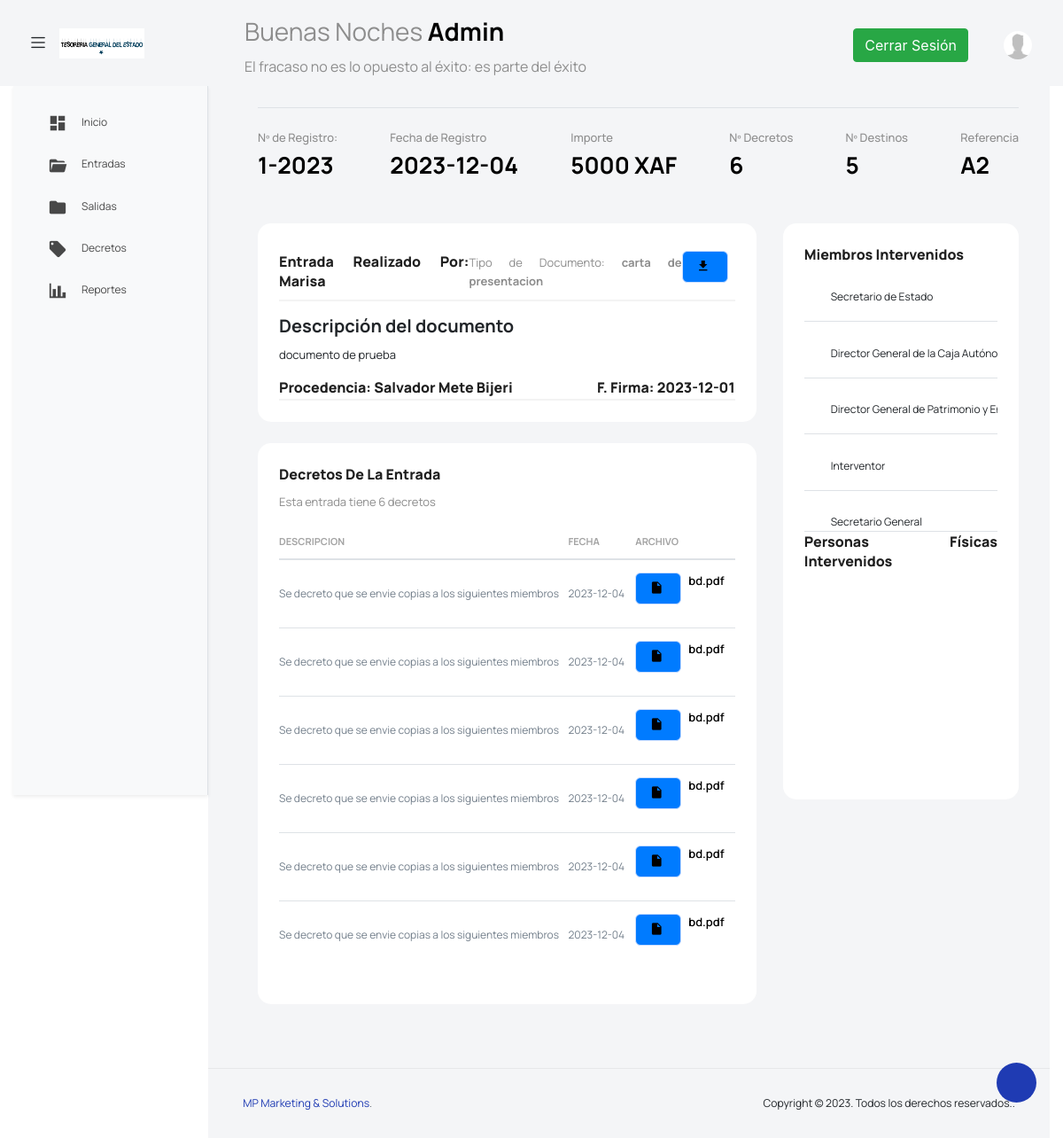
Screenshot of /users/detallesEntradas.php?id=1 (signed in) with the database file from the repository.
### tables this page shows
CREATE TABLE `entradas` (
  `Id` int(10) NOT NULL,
  `NumRegistro` varchar(8) DEFAULT NULL,
  `FechaRegistro` date DEFAULT NULL,
  `TipoDoc` varchar(50) DEFAULT NULL,
  `Archivo` varchar(15) DEFAULT NULL,
  `Descripcion` text DEFAULT NULL,
  `PalabrasClaves` text DEFAULT NULL,
  `FechaFirma` date DEFAULT NULL,
  `Importe` varchar(20) DEFAULT NULL,
  `Referencia` int(5) DEFAULT NULL,
  `Usuario` int(3) DEFAULT NULL
);

CREATE TABLE `referencias` (
  `Id` int(5) NOT NULL,
  `Nombre` varchar(100) DEFAULT NULL,
  `Codigo` varchar(10) DEFAULT NULL
);

CREATE TABLE `usuarios` (
  `Id` int(5) NOT NULL,
  `Nombre` varchar(50) DEFAULT NULL,
  `Pass` varchar(100) DEFAULT NULL,
  `Foto` blob DEFAULT NULL,
  `Dpto` int(4) DEFAULT NULL,
  `Tipo_Usuario` varchar(15) DEFAULT NULL
);

CREATE TABLE `personafisica` (
  `Id` int(20) NOT NULL,
  `NombreCompleto` varchar(200) DEFAULT NULL,
  `Entrada` int(10) DEFAULT NULL,
  `Salida` int(10) DEFAULT NULL,
  `Decreto` int(20) DEFAULT NULL
);

CREATE TABLE `decretos` (
  `Id` int(20) NOT NULL,
  `Descripcion` text DEFAULT NULL,
  `Fecha` date DEFAULT NULL,
  `Archivo` varchar(15) DEFAULT NULL,
  `DocEntrada` int(10) DEFAULT NULL
);

CREATE TABLE `miembros` (
  `Id` int(4) NOT NULL,
  `Nombre` varchar(60) DEFAULT NULL,
  `Dpto` int(4) DEFAULT NULL
);

### users/detallesEntradas.php (the view, shortened to what this page needs)
<?php
require "../componentes/head.php";
$codEntrada = $_GET['id'];
?>
<div class="container-scroller">
  <?php require "../componentes/topMenu.php"; ?>
  <div class="container-fluid page-body-wrapper">
    <div class="theme-setting-wrapper">
      <div id="settings-trigger"><i class="ti-settings"></i></div>
    </div>
    <?php require "../componentes/sidebarUser.php"; ?>
    <div class="main-panel">
      <div class="content-wrapper">
        <div class="row">
          <div class="col-sm-12">
            <div class="home-tab">
              <?php
              $qEntrada = "SELECT * FROM entradas WHERE entradas.Id = '$codEntrada'";
              $resulEntrada = mysqli_query($conn, $qEntrada);
              $Entrada = mysqli_fetch_array($resulEntrada);
              ?>
              <div class="d-sm-flex align-items-center justify-content-between border-bottom">
              </div>
              <?php
              $qDecreto = "SELECT decretos.Descripcion, decretos.Fecha, decretos.Archivo FROM decretos INNER JOIN entradas ON decretos.DocEntrada = entradas.Id WHERE entradas.Id = '$codEntrada'";
              $resul = mysqli_query($conn, $qDecreto);
              $numDecre = mysqli_num_rows($resul);
              $qDestino = "SELECT destino.Miembro FROM destino INNER JOIN decretos ON destino.Decreto = decretos.Id WHERE decretos.DocEntrada ='$codEntrada' GROUP BY(destino.Miembro)";
              $resulDes = mysqli_query($conn, $qDestino);
              $numDest = mysqli_num_rows($resulDes);
              ?>
              <div class="tab-content tab-content-basic">
                <div class="tab-pane fade show active" id="overview" role="tabpanel" aria-labelledby="overview">
                  <div class="row">
                    <div class="col-sm-12">
                      <div class="statistics-details d-flex align-items-center justify-content-between">
                        <div>
                          <p class="statistics-title">Nº de Registro:</p>
                          <h3 class="rate-percentage"><?php echo  $Entrada['NumRegistro'];; ?></h3>
                        </div>
                        <div>
                          <p class="statistics-title">Fecha de Registro</p>
                          <h3 class="rate-percentage"><?php echo  $Entrada['FechaRegistro']; ?></h3>
                        </div>
                        <div>
                          <p class="statistics-title">Importe</p>
                          <h3 class="rate-percentage"><?php echo  $Entrada['Importe']; ?> XAF</h3>
                        </div>
                        <div class="d-none d-md-block">
                          <p class="statistics-title">Nº Decretos</p>
                          <h3 class="rate-percentage"><?php echo  $numDecre; ?></h3>
                        </div>
                        <div class="d-none d-md-block">
                          <p class="statistics-title">Nº Destinos</p>
                          <h3 class="rate-percentage"><?php echo  $numDest; ?></h3>
                        </div>
                        <div class="d-none d-md-block">
                          <p class="statistics-title">Referencia</p>
                          <?php
                          $codeRefe = $Entrada['Referencia'];
                          $qRef = "SELECT * FROM referencias WHERE Id = '$codeRefe'";
                          $resulRef = mysqli_query($conn, $qRef);
                          $ref = mysqli_fetch_array($resulRef);
                          ?>
                          <h3 class="rate-percentage"><?php echo  $ref['Codigo']; ?></h3>
                        </div>
                      </div>
                    </div>
                  </div>
                  <div class="row">
                    <div class="col-lg-8 d-flex flex-column">
                      <div class="row flex-grow">
                        <div class="col-12 grid-margin stretch-card">
                          <div class="card card-rounded">
                            <div class="card-body">
                              <?php
                              $qUsuario = "SELECT usuarios.Nombre FROM usuarios INNER JOIN entradas ON entradas.Usuario = usuarios.Id WHERE entradas.Id = '$codEntrada'";
                              $resulUsuario = mysqli_query($conn, $qUsuario);
                              $Usuario = mysqli_fetch_array($resulUsuario);
                              $qInstitucion = "SELECT departementos.Nombre, departementos.Institucion, proviene.Seccion
                                FROM departementos INNER JOIN proviene ON departementos.Id = proviene.Seccion WHERE proviene.Entrada ='$codEntrada'";
                              $resulInsti = mysqli_query($conn, $qInstitucion);
                              $filas = mysqli_num_rows($resulInsti);
                              ?>
                              <div class="d-sm-flex justify-content-between align-items-start">
                                <div class="TopDetallEntradaP">
                                  <div class="TopDetallEntrada">
                                    <h4 class="card-title card-title-dash">Entrada realizado por: <?php echo  $Usuario['Nombre']; ?></h4>
                                    <p class="card-subtitle card-subtitle-dash">Tipo de Documento: <strong><?php echo  $Entrada['TipoDoc']; ?></strong> </p>
                                    <a title="Descargar archivo" class="btn btn-primary me-2" href="../documentos/entradas/<?= $Entrada['Archivo']; ?>" download="Entrada-<?= $Entrada['NumRegistro']; ?>"><i class="mdi mdi-download"></i></a>
                                  </div>
                                </div>
                              </div>
                              <div class="chartjs-bar-wrapper mt-3">
                                <h5><strong>Descripción del documento</strong></h5>
                                <p class="card-subtitle card-subtitle-dash"><?php echo  $Entrada['Descripcion']; ?></p>
                              </div>
                              <div class="TopDetallEntrada">
                                <?php
                                if ($filas == 0) {
                                  $qPF = "SELECT personafisica.NombreCompleto FROM personafisica INNER JOIN entradas ON personafisica.Entrada = entradas.Id WHERE entradas.Id = '$codEntrada'";
                                  $resulPF = mysqli_query($conn, $qPF);
                                  $DatoPF = mysqli_fetch_array($resulPF);
                                ?>
                                  <h4 class="card-title card-title-dash">Procedencia: <?php echo  $DatoPF['NombreCompleto']; ?></h4>
                                <?php }  ?>
                                <h4 class="card-title card-title-dash">F. Firma: <?php echo  $Entrada['FechaFirma']; ?></h4>
                              </div>
                            </div>
                          </div>
                        </div>
                      </div>
                      <div class="row flex-grow">
                        <div class="col-12 grid-margin stretch-card">
                          <div class="card card-rounded">
                            <div class="card-body">
                              <?php
                              $qDecreto = "SELECT decretos.Descripcion, decretos.Fecha, decretos.Archivo FROM decretos INNER JOIN entradas ON decretos.DocEntrada = entradas.Id WHERE entradas.Id = '$codEntrada'";
                              $resul = mysqli_query($conn, $qDecreto);
                              $numDecre = mysqli_num_rows($resul);
                              ?>
                              <div class="d-sm-flex justify-content-between align-items-start">
                                <div>
                                  <h4 class="card-title card-title-dash">Decretos de la entrada</h4>
                                  <p class="card-subtitle card-subtitle-dash">Esta entrada tiene <?php echo  $numDecre; ?> decretos</p>
                                </div>
                              </div>
                              <div class="table-responsive  mt-1">
                                <table class="table select-table">
                                  <thead>
                                    <tr>
                                      <th>Descripcion</th>
                                      <th>Fecha</th>
                                      <th>Archivo</th>
                                    </tr>
                                  </thead>
                                  <tbody>
                                    <?php
                                    while ($FilasDecretos = mysqli_fetch_array($resul)) {
                                    ?>
                                      <tr>
                                        <td>
                                          <p><?php echo $FilasDecretos['Descripcion']; ?></p>
                                        </td>
                                        <td>
                                          <p><?php echo $FilasDecretos['Fecha']; ?></p>
                                        </td>
                                        <td>
                                          <div class="d-flex ">
                                            <a class="btn btn-primary me-2" href="../documentos/decretos/<?= $FilasDecretos['Archivo']; ?>" download="Decreto-Entrada-<?= $FilasDecretos['Archivo']; ?>"><i class="mdi mdi-file"></i></a>
                                            <div>
                                              <h6><?php echo $FilasDecretos['Archivo']; ?></h6>
                                            </div>
                                          </div>
                                        </td>
                                      </tr>
                                    <?php } ?>
                                  </tbody>
                                </table>
                              </div>
                            </div>
                          </div>
                        </div>
                      </div>
                    </div>
                    <div class="col-lg-4 d-flex flex-column">
                      <div class="row flex-grow">
                        <div class="col-12 grid-margin stretch-card">
                          <div class="card card-rounded">
                            <div class="card-body">
                              <div class="row">
                                <div class="col-lg-12">
                                  <div class="d-flex justify-content-between align-items-center">
                                    <h4 class="card-title card-title-dash">Miembros intervenidos</h4>
                                  </div>
                                  <div class="list-wrapper">
                                    <?php
                                    $qIdMiembro = "SELECT destino.Miembro FROM destino INNER JOIN decretos ON destino.Decreto = decretos.Id WHERE decretos.DocEntrada ='$codEntrada' GROUP BY(destino.Miembro)";
                                    $resulId = mysqli_query($conn, $qIdMiembro);
                                    ?>
                                    <ul class="todo-list todo-list-rounded">
                                      <?php
                                      while ($FilasMiembros = mysqli_fetch_array($resulId)) {
                                        $codMiem = $FilasMiembros['Miembro'];
                                        $qMiem = "SELECT * FROM miembros WHERE Id = '$codMiem'";
                                        $ResultMiem = mysqli_query($conn, $qMiem);
                                      ?>
                                        <li class="d-block">
                                          <div class="form-check w-100">
                                            <div class="d-flex mt-2">
                                              <?php while ($FilasMiembro = mysqli_fetch_array($ResultMiem)) {
                                              ?>
                                              <div class="ps-4 text-small me-3"><?php echo $FilasMiembro['Nombre']; ?></div>
                                              <?php } ?>
                                            </div>
                                          </div>
                                        </li>
                                      <?php } ?>
                                    </ul>
                                    <h4 class="card-title card-title-dash">Personas Físicas intervenidos</h4>
                                  </div>
                                </div>
                              </div>
                            </div>
                          </div>
                        </div>
                      </div>
                      <div class="row flex-grow">
                      </div>
                    </div>
                  </div>
                </div>
              </div>
            </div>
          </div>
        </div>
      </div>
      <?php require "../componentes/footer.php"; ?>

### css/estilosPersonalizados.css (style rules this page uses)
.TopDetallEntradaP { width: 100%; }
.TopDetallEntrada { width: 100%; display: flex; justify-content: space-between; align-items: center; border-bottom: 2px solid #f3f3f3; }

### componentes/head.php (style rules this page uses)
.table th, .table td { vertical-align: middle; }
.table th { font-weight: 600; }

### rows the page displays
entradas: NumRegistro "1-2023", FechaRegistro "2023-12-04", Importe "5000", TipoDoc "carta de presentacion", Descripcion "documento de prueba", FechaFirma "2023-12-01"
referencias: Codigo "A2"
usuarios: Nombre "Marisa"
personafisica: NombreCompleto "Salvador Mete Bijeri"
decretos: Descripcion "Se decreto que se envie copias a los siguientes miembros", Fecha "2023-12-04", Archivo "bd.pdf"
decretos: Descripcion "Se decreto que se envie copias a los siguientes miembros", Fecha "2023-12-04", Archivo "bd.pdf"
decretos: Descripcion "Se decreto que se envie copias a los siguientes miembros", Fecha "2023-12-04", Archivo "bd.pdf"
decretos: Descripcion "Se decreto que se envie copias a los siguientes miembros", Fecha "2023-12-04", Archivo "bd.pdf"
decretos: Descripcion "Se decreto que se envie copias a los siguientes miembros", Fecha "2023-12-04", Archivo "bd.pdf"
decretos: Descripcion "Se decreto que se envie copias a los siguientes miembros", Fecha "2023-12-04", Archivo "bd.pdf"
miembros: Nombre "Secretario de Estado"
miembros: Nombre "Director General de la Caja Autó…"
miembros: Nombre "Director General de Patrimonio y…"
miembros: Nombre "Interventor"
miembros: Nombre "Secretario General"

### other values shown
$saludo "Buenas Noches"
$usuario "Admin"
$numDecre "6"
$numDest "5"
